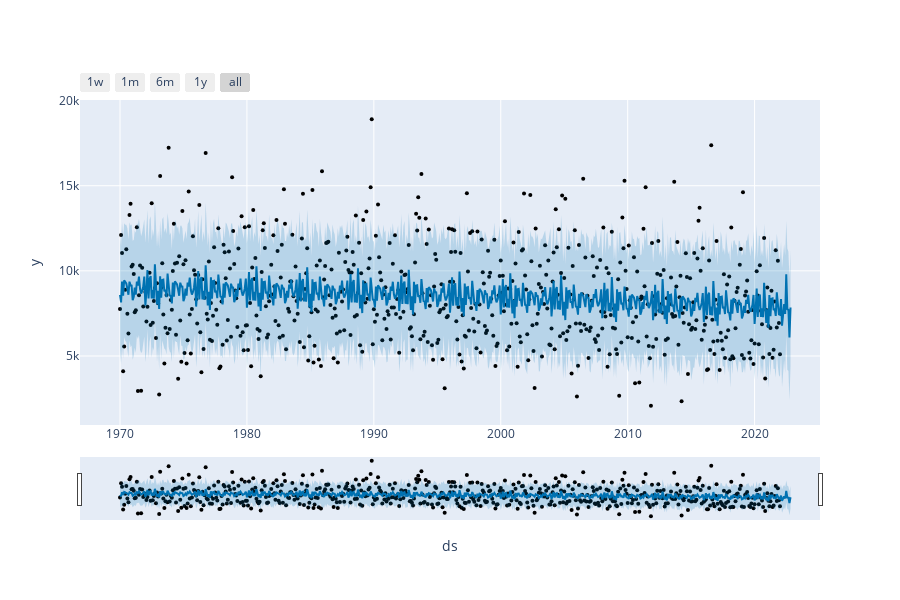

Notebook code cell kept with this figure:
### Code cell
display_temporal_prediction(new_df, model, pred,"2")

### Figure 1 — Plotly figure (JSON) as saved in the notebook; plotly's stock layout.template omitted (floating-point values rounded to 4 significant figures; data arrays with more than 128 entries replaced by an {"elided": "..."} marker saying what was removed)
{"data": [{"marker": {"color": "black", "size": 4}, "mode": "markers", "name": "Actual", "type": "scatter", "x": {"elided": "625 str values"}, "y": {"elided": "625 float values"}}, {"hoverinfo": "skip", "line": {"width": 0}, "mode": "lines", "type": "scatter", "x": {"elided": "635 str values"}, "y": {"elided": "635 float values"}}, {"fill": "tonexty", "fillcolor": "rgba(0, 114, 178, 0.2)", "line": {"color": "#0072B2", "width": 2}, "mode": "lines", "name": "Predicted", "type": "scatter", "x": {"elided": "635 str values"}, "y": {"elided": "635 float values"}}, {"fill": "tonexty", "fillcolor": "rgba(0, 114, 178, 0.2)", "hoverinfo": "skip", "line": {"width": 0}, "mode": "lines", "type": "scatter", "x": {"elided": "635 str values"}, "y": {"elided": "635 float values"}}], "layout": {"height": 600, "showlegend": false, "width": 900, "xaxis": {"rangeselector": {"buttons": [{"count": 7, "label": "1w", "step": "day", "stepmode": "backward"}, {"count": 1, "label": "1m", "step": "month", "stepmode": "backward"}, {"count": 6, "label": "6m", "step": "month", "stepmode": "backward"}, {"count": 1, "label": "1y", "step": "year", "stepmode": "backward"}, {"step": "all"}]}, "rangeslider": {"visible": true}, "title": {"text": "ds"}, "type": "date"}, "yaxis": {"title": {"text": "y"}}}}
